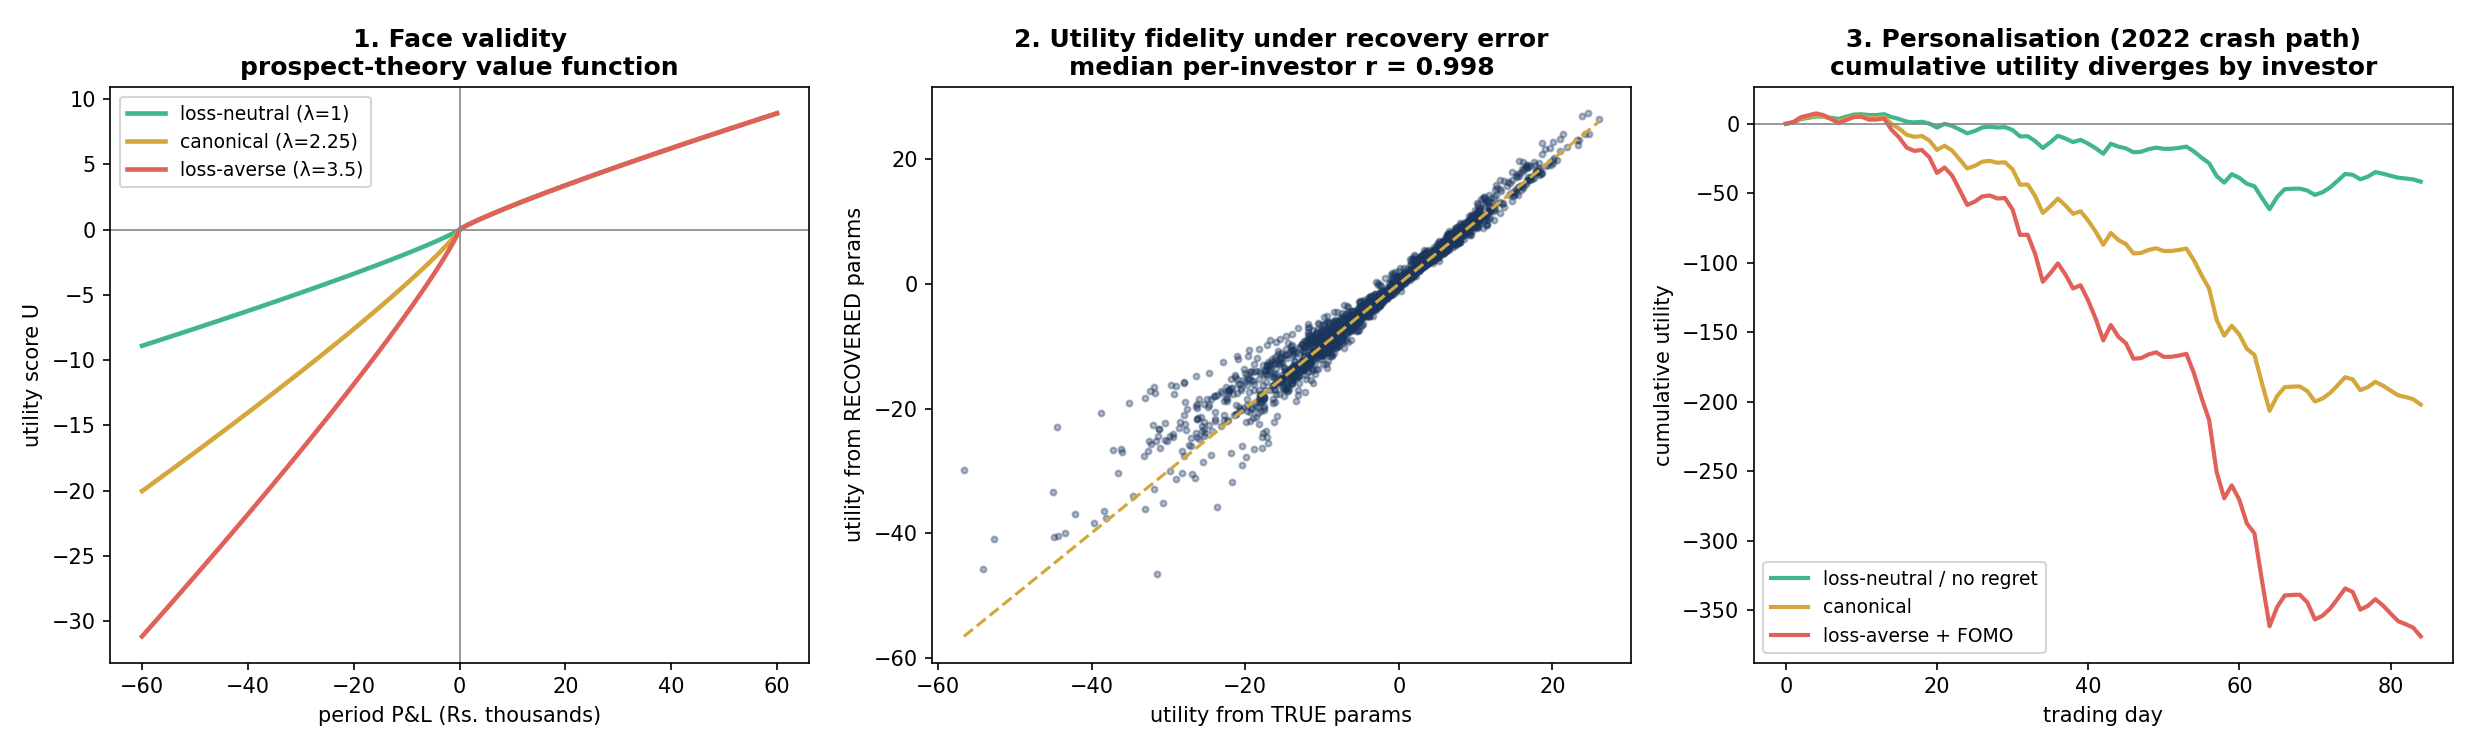

Python code for this plot:
"""
utility_validation.py -- validates the behavioural UTILITY SCORE handed to the RL
reward function. Three questions:

  1. FACE VALIDITY  -- does the score encode prospect theory correctly?
     (losses hurt more than equal gains; the gap grows with lambda; diminishing
     sensitivity via alpha; regret penalty for lagging the market)
  2. FIDELITY       -- the reward uses the RECOVERED parameters, not the true ones.
     Does the reward signal from recovered params track the reward from the true
     params? (parameter-recovery error must not corrupt the reward)
  3. DISCRIMINATION -- do different investors get genuinely different reward signals
     on the same market path? (otherwise the personalisation is cosmetic)

Run:  python utility_validation.py  ->  utility_validation.png  + printed metrics
"""
import os
import numpy as np
import pandas as pd
import matplotlib
matplotlib.use("Agg")
import matplotlib.pyplot as plt

from utility_function import get_utility

BASE = os.path.dirname(__file__)
SE = 1_000_000.0


def _recovered_params(df):
    """Deployment-realistic recovery: alpha & gamma from the free-play calibration
    (out-of-fold), lambda from the matched-stakes event round."""
    from sklearn.ensemble import GradientBoostingRegressor
    from sklearn.model_selection import KFold
    from lambda_events import EVENT_GRID, event_cpt_value, fit_lambda_events
    import calibration as C
    X = df[C.FEATURES].values

    def oof(y):
        pred = np.zeros(len(y))
        for tr, te in KFold(5, shuffle=True, random_state=0).split(X):
            m = GradientBoostingRegressor(n_estimators=350, max_depth=3, learning_rate=0.05,
                                          subsample=0.8, random_state=0).fit(X[tr], y[tr])
            pred[te] = m.predict(X[te])
        return pred

    a_hat = oof(df["ta"].values)
    g_hat = oof(df["tg"].values)
    # lambda from events, simulated per investor's TRUE lambda
    rng = np.random.default_rng(0)
    grid = EVENT_GRID[:16]
    l_hat = []
    for lam in df["tl"].values:
        tau = rng.uniform(0.5, 1.2); noise = rng.uniform(0.15, 0.30)
        recs = [{"gain_pct": g, "loss_pct": l,
                 "commit": float(np.clip(1/(1+np.exp(-(tau*event_cpt_value(g, l, lam)+rng.normal(0, noise)))), 0.02, 0.98))}
                for (g, l) in grid]
        est = fit_lambda_events(recs)["estimate"]
        l_hat.append(est if est is not None else lam)
    return a_hat, np.array(l_hat), g_hat


def main():
    df = pd.read_csv(os.path.join(BASE, "calib_data.csv"))
    df["v2l"] = pd.to_numeric(df["v2l"], errors="coerce").fillna(df["rl"])

    fig, axes = plt.subplots(1, 3, figsize=(16.5, 5))

    # ---- 1. FACE VALIDITY: value function shape ----
    ax = axes[0]
    wc = np.linspace(-60000, 60000, 400)
    for lam, col, lab in [(1.0, "#3FB68B", "loss-neutral (λ=1)"),
                          (2.25, "#D4A73C", "canonical (λ=2.25)"),
                          (3.5, "#E0605A", "loss-averse (λ=3.5)")]:
        u = np.array([get_utility(w, 0.0, 0.88, lam, 0.0, SE) for w in wc])
        ax.plot(wc/1000, u, color=col, lw=2.2, label=lab)
    ax.axhline(0, color="#888", lw=0.8); ax.axvline(0, color="#888", lw=0.8)
    ax.set_title("1. Face validity\nprospect-theory value function", weight="bold", fontsize=12)
    ax.set_xlabel("period P&L (Rs. thousands)"); ax.set_ylabel("utility score U")
    ax.legend(fontsize=9, loc="upper left")

    # ---- 2. FIDELITY: reward from recovered vs true params ----
    ax = axes[1]
    a_hat, l_hat, g_hat = _recovered_params(df)
    rng = np.random.default_rng(1)
    # fixed realistic reward domain, same points for everyone
    test_wc = rng.normal(0, 30000, 120)
    test_mg = rng.normal(0, 2.0, 120)
    cors, nmaes = [], []
    pooled_t, pooled_r = [], []
    for i in range(len(df)):
        ut = np.array([get_utility(w, m, df.ta[i], df.tl[i], df.tg[i], SE) for w, m in zip(test_wc, test_mg)])
        ur = np.array([get_utility(w, m, a_hat[i], l_hat[i], g_hat[i], SE) for w, m in zip(test_wc, test_mg)])
        cors.append(np.corrcoef(ut, ur)[0, 1])
        nmaes.append(np.mean(np.abs(ur - ut)) / (ut.std() + 1e-9))
        if i % 12 == 0:
            pooled_t.extend(ut); pooled_r.extend(ur)
    cors = np.array(cors)
    ax.scatter(pooled_t, pooled_r, s=8, alpha=0.35, color="#1A365D")
    lo, hi = min(pooled_t), max(pooled_t)
    ax.plot([lo, hi], [lo, hi], "--", color="#D4A73C", lw=1.5)
    ax.set_title(f"2. Utility fidelity under recovery error\nmedian per-investor r = {np.median(cors):.3f}",
                 weight="bold", fontsize=12)
    ax.set_xlabel("utility from TRUE params"); ax.set_ylabel("utility from RECOVERED params")

    # ---- 3. DISCRIMINATION: same market path, different investors ----
    ax = axes[2]
    idx = pd.read_csv(os.path.join(BASE, "scenario_build", "2022_crash_index.csv"))
    rets = idx["SP_SL20"].pct_change().dropna().values * 100      # daily % returns
    wc_path = 0.6 * SE * (rets / 100.0)                            # ~60% invested
    mg_path = -rets * 0.15                                        # mild relative lag proxy
    for (lam, gam), col, lab in [((1.0, 0.0), "#3FB68B", "loss-neutral / no regret"),
                                 ((2.25, 1.0), "#D4A73C", "canonical"),
                                 ((3.5, 3.0), "#E0605A", "loss-averse + FOMO")]:
        u = np.array([get_utility(w, m, 0.85, lam, gam, SE) for w, m in zip(wc_path, mg_path)])
        ax.plot(np.cumsum(u), color=col, lw=2, label=lab)
    ax.axhline(0, color="#888", lw=0.8)
    ax.set_title("3. Personalisation (2022 crash path)\ncumulative utility diverges by investor", weight="bold", fontsize=12)
    ax.set_xlabel("trading day"); ax.set_ylabel("cumulative utility")
    ax.legend(fontsize=9, loc="lower left")

    plt.tight_layout()
    out = os.path.join(BASE, "utility_validation.png")
    plt.savefig(out, dpi=150); plt.close()

    print("=== UTILITY SCORE VALIDATION ===")
    print(f"1. Face validity: value function is S-shaped; loss arm steeper than gain arm by factor lambda.")
    print(f"2. Utility fidelity (recovered vs true params): median per-investor correlation = {np.median(cors):.3f}")
    print(f"   normalised MAE (median) = {np.median(nmaes):.3f}  -> recovery error induces small utility distortion")
    print(f"3. Discrimination: distinct personas produce distinct cumulative-utility paths (see figure)")
    print("saved", out)


if __name__ == "__main__":
    main()
